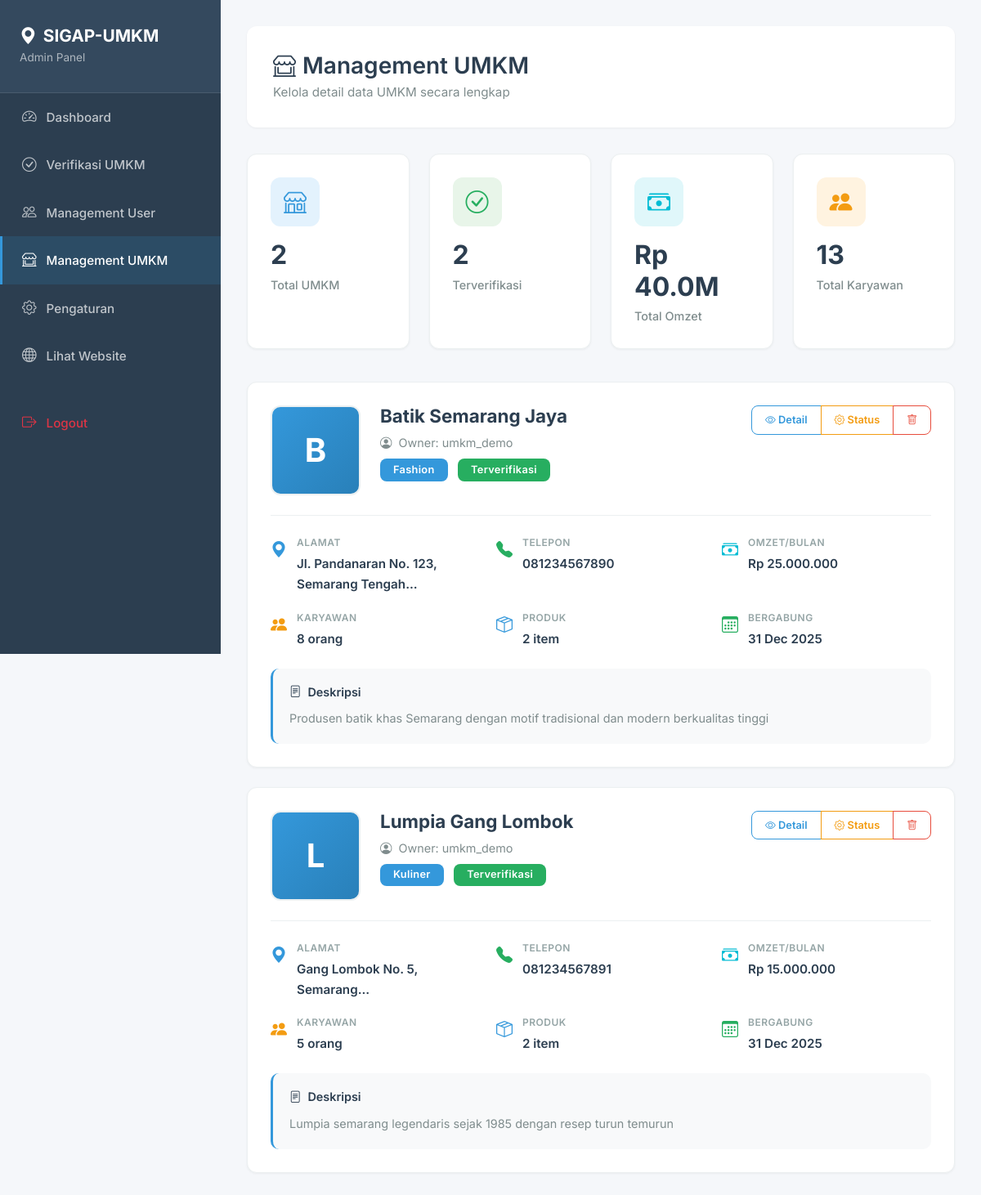
The page /admin/umkm-management.php (signed in) on the database its author committed.
### tables this page shows
CREATE TABLE umkm_data (
    id INT AUTO_INCREMENT PRIMARY KEY,
    user_id INT NOT NULL,
    nama_usaha VARCHAR(100) NOT NULL,
    kategori VARCHAR(50) NOT NULL,
    deskripsi TEXT,
    alamat TEXT NOT NULL,
    no_telepon VARCHAR(20) NULL,
    email VARCHAR(100) NULL,
    lat DECIMAL(10, 8),
    lng DECIMAL(11, 8),
    omzet_bulanan DECIMAL(15, 2),
    jumlah_karyawan INT DEFAULT 0,
    status_verifikasi ENUM('pending', 'terverifikasi', 'ditolak') DEFAULT 'pending',
    foto_usaha VARCHAR(255),
    created_at TIMESTAMP DEFAULT CURRENT_TIMESTAMP,
    updated_at TIMESTAMP DEFAULT CURRENT_TIMESTAMP ON UPDATE CURRENT_TIMESTAMP,
    FOREIGN KEY (user_id) REFERENCES users(id) ON DELETE CASCADE,
    INDEX idx_status (status_verifikasi),
    INDEX idx_lokasi (lat, lng),
    INDEX idx_kategori (kategori)
);

CREATE TABLE users (
    id INT AUTO_INCREMENT PRIMARY KEY,
    username VARCHAR(50) UNIQUE NOT NULL,
    password VARCHAR(255) NOT NULL,
    role ENUM('admin', 'umkm') NOT NULL DEFAULT 'umkm',
    foto_profil VARCHAR(255) NULL,
    no_telepon VARCHAR(20) NULL,
    created_at TIMESTAMP DEFAULT CURRENT_TIMESTAMP,
    updated_at TIMESTAMP DEFAULT CURRENT_TIMESTAMP ON UPDATE CURRENT_TIMESTAMP,
    INDEX idx_username (username)
);

### admin/umkm-management.php (the view, shortened to what this page needs)
<?php
$database = new Database();
$conn = $database->getConnection();
$query = "SELECT u.*, us.username, us.no_telepon as user_phone,
          (SELECT COUNT(*) FROM produk WHERE umkm_id = u.id) as jumlah_produk,
          (SELECT SUM(harga) FROM produk WHERE umkm_id = u.id) as total_nilai_produk
          FROM umkm_data u
          JOIN users us ON u.user_id = us.id
          ORDER BY u.created_at DESC";
$stmt = $conn->prepare($query);
$stmt->execute();
$umkm_list = $stmt->fetchAll();
$stats = [
    'total' => count($umkm_list),
    'pending' => count(array_filter($umkm_list, fn($u) => $u['status_verifikasi'] === 'pending')),
    'terverifikasi' => count(array_filter($umkm_list, fn($u) => $u['status_verifikasi'] === 'terverifikasi')),
    'ditolak' => count(array_filter($umkm_list, fn($u) => $u['status_verifikasi'] === 'ditolak')),
    'total_omzet' => array_sum(array_column($umkm_list, 'omzet_bulanan')),
    'total_karyawan' => array_sum(array_column($umkm_list, 'jumlah_karyawan'))
];
?>
<!DOCTYPE html>
<html lang="id">
<head>
    <link href="https://cdn.jsdelivr.net/npm/bootstrap@5.3.2/dist/css/bootstrap.min.css" rel="stylesheet">
    <link rel="stylesheet" href="https://cdn.jsdelivr.net/npm/bootstrap-icons@1.11.1/font/bootstrap-icons.css">
</head>
<body>
    <nav class="sidebar">
        <div class="sidebar-brand">
            <h4><i class="bi bi-geo-alt-fill me-2"></i>SIGAP-UMKM</h4>
            <small>Admin Panel</small>
        </div>
        <ul class="nav flex-column">
            <li class="nav-item">
                <a class="nav-link" href="index.php">
                    <i class="bi bi-speedometer2"></i>Dashboard
                </a>
            </li>
            <li class="nav-item">
                <a class="nav-link" href="verifikasi.php">
                    <i class="bi bi-check-circle"></i>Verifikasi UMKM
                </a>
            </li>
            <li class="nav-item">
                <a class="nav-link" href="users.php">
                    <i class="bi bi-people"></i>Management User
                </a>
            </li>
            <li class="nav-item">
                <a class="nav-link active" href="umkm-management.php">
                    <i class="bi bi-shop-window"></i>Management UMKM
                </a>
            </li>
            <li class="nav-item">
                <a class="nav-link" href="settings.php">
                    <i class="bi bi-gear"></i>Pengaturan
                </a>
            </li>
            <li class="nav-item">
                <a class="nav-link" href="../index.php">
                    <i class="bi bi-globe"></i>Lihat Website
                </a>
            </li>
            <li class="nav-item mt-4">
                <a class="nav-link text-danger" href="../auth/logout.php">
                    <i class="bi bi-box-arrow-right"></i>Logout
                </a>
            </li>
        </ul>
    </nav>
    <div class="content-wrapper">
        <div class="page-header">
            <h1><i class="bi bi-shop-window me-2"></i>Management UMKM</h1>
            <p>Kelola detail data UMKM secara lengkap</p>
        </div>
        <div class="row mb-4">
            <div class="col-md-3 mb-3">
                <div class="stats-card">
                    <div class="stats-icon bg-primary-light text-primary-custom">
                        <i class="bi bi-shop"></i>
                    </div>
                    <h3><?= $stats['total'] ?></h3>
                    <small>Total UMKM</small>
                </div>
            </div>
            <div class="col-md-3 mb-3">
                <div class="stats-card">
                    <div class="stats-icon bg-success-light text-success-custom">
                        <i class="bi bi-check-circle"></i>
                    </div>
                    <h3><?= $stats['terverifikasi'] ?></h3>
                    <small>Terverifikasi</small>
                </div>
            </div>
            <div class="col-md-3 mb-3">
                <div class="stats-card">
                    <div class="stats-icon bg-info-light text-info-custom">
                        <i class="bi bi-cash-stack"></i>
                    </div>
                    <h3>Rp <?= number_format($stats['total_omzet'] / 1000000, 1) ?>M</h3>
                    <small>Total Omzet</small>
                </div>
            </div>
            <div class="col-md-3 mb-3">
                <div class="stats-card">
                    <div class="stats-icon bg-warning-light text-warning-custom">
                        <i class="bi bi-people-fill"></i>
                    </div>
                    <h3><?= $stats['total_karyawan'] ?></h3>
                    <small>Total Karyawan</small>
                </div>
            </div>
        </div>
        <?php foreach ($umkm_list as $umkm): ?>
        <div class="umkm-card">
            <div class="umkm-header">
                <?php if ($umkm['foto_usaha']): ?>
                    <img src="../uploads/umkm_profile/<?= htmlspecialchars($umkm['foto_usaha']) ?>"
                         class="umkm-photo" alt="<?= htmlspecialchars($umkm['nama_usaha']) ?>">
                <?php else: ?>
                    <div class="umkm-photo-placeholder">
                        <?= strtoupper(substr($umkm['nama_usaha'], 0, 1)) ?>
                    </div>
                <?php endif; ?>
                <div class="flex-grow-1">
                    <div class="d-flex justify-content-between align-items-start">
                        <div>
                            <h4><?= htmlspecialchars($umkm['nama_usaha']) ?></h4>
                            <p class="text-muted mb-2">
                                <i class="bi bi-person-circle me-1"></i>
                                Owner: <?= htmlspecialchars($umkm['username']) ?>
                            </p>
                            <span class="badge bg-primary me-2"><?= htmlspecialchars($umkm['kategori']) ?></span>
                            <?php
                            $badge_class = [
                                'pending' => 'bg-warning',
                                'terverifikasi' => 'bg-success',
                                'ditolak' => 'bg-danger'
                            ];
                            ?>
                            <span class="badge <?= $badge_class[$umkm['status_verifikasi']] ?>">
                                <?= ucfirst($umkm['status_verifikasi']) ?>
                            </span>
                        </div>
                        <div class="btn-group">
                            <button class="btn btn-sm btn-outline-primary"
                                    data-bs-toggle="modal"
                                    data-bs-target="#detailModal<?= $umkm['id'] ?>">
                                <i class="bi bi-eye"></i> Detail
                            </button>
                            <button class="btn btn-sm btn-outline-warning"
                                    data-bs-toggle="modal"
                                    data-bs-target="#statusModal<?= $umkm['id'] ?>">
                                <i class="bi bi-gear"></i> Status
                            </button>
                            <button class="btn btn-sm btn-outline-danger"
                                    data-bs-toggle="modal"
                                    data-bs-target="#deleteModal<?= $umkm['id'] ?>">
                                <i class="bi bi-trash"></i>
                            </button>
                        </div>
                    </div>
                </div>
            </div>
            <div class="info-grid">
                <div class="info-item">
                    <i class="bi bi-geo-alt-fill text-primary-custom"></i>
                    <div>
                        <small>Alamat</small>
                        <strong><?= htmlspecialchars(substr($umkm['alamat'], 0, 40)) ?>...</strong>
                    </div>
                </div>
                <div class="info-item">
                    <i class="bi bi-telephone-fill text-success-custom"></i>
                    <div>
                        <small>Telepon</small>
                        <strong><?= $umkm['no_telepon'] ? htmlspecialchars($umkm['no_telepon']) : '-' ?></strong>
                    </div>
                </div>
                <div class="info-item">
                    <i class="bi bi-cash-stack text-info-custom"></i>
                    <div>
                        <small>Omzet/Bulan</small>
                        <strong>Rp <?= number_format($umkm['omzet_bulanan'], 0, ',', '.') ?></strong>
                    </div>
                </div>
                <div class="info-item">
                    <i class="bi bi-people-fill text-warning-custom"></i>
                    <div>
                        <small>Karyawan</small>
                        <strong><?= $umkm['jumlah_karyawan'] ?> orang</strong>
                    </div>
                </div>
                <div class="info-item">
                    <i class="bi bi-box-seam text-primary-custom"></i>
                    <div>
                        <small>Produk</small>
                        <strong><?= $umkm['jumlah_produk'] ?> item</strong>
                    </div>
                </div>
                <div class="info-item">
                    <i class="bi bi-calendar3 text-success-custom"></i>
                    <div>
                        <small>Bergabung</small>
                        <strong><?= date('d M Y', strtotime($umkm['created_at'])) ?></strong>
                    </div>
                </div>
            </div>
            <?php if ($umkm['deskripsi']): ?>
            <div class="detail-section">
                <h6><i class="bi bi-file-text me-2"></i>Deskripsi</h6>
                <p><?= htmlspecialchars($umkm['deskripsi']) ?></p>
            </div>
            <?php endif; ?>
        </div>
        <?php endforeach; ?>
    </div>
</body>
</html>

### admin/umkm-management.php (style rules this page uses)
* { font-family: 'Inter', sans-serif; margin: 0; padding: 0; box-sizing: border-box; }
body { background: #f5f7fa; min-height: 100vh; }
.sidebar { position: fixed; top: 0; left: 0; height: 100vh; width: 270px; background: #2c3e50; padding: 0; z-index: 1000; }
.sidebar-brand { padding: 2rem 1.5rem; background: #34495e; border-bottom: 1px solid rgba(255, 255, 255, 0.1); }
.sidebar-brand h4 { color: white; font-weight: 700; margin: 0; font-size: 1.3rem; }
.sidebar-brand small { color: rgba(255, 255, 255, 0.6); font-weight: 400; font-size: 0.85rem; }
.nav-link { color: rgba(255, 255, 255, 0.7); padding: 1rem 1.5rem; transition: all 0.3s; border-left: 3px solid transparent; font-weight: 500; font-size: 0.95rem; }
.nav-link.active { color: white; background: rgba(52, 152, 219, 0.15); border-left-color: #3498db; }
.nav-link i { font-size: 1.1rem; margin-right: 0.75rem; width: 20px; text-align: center; }
.content-wrapper { margin-left: 270px; padding: 2rem; min-height: 100vh; }
.page-header { background: white; padding: 2rem; border-radius: 12px; box-shadow: 0 1px 3px rgba(0, 0, 0, 0.05); margin-bottom: 2rem; }
.page-header h1 { font-weight: 600; font-size: 1.75rem; color: #2c3e50; margin-bottom: 0.25rem; }
.page-header p { color: #7f8c8d; margin: 0; font-size: 0.95rem; }
.stats-card { background: white; border-radius: 12px; padding: 1.75rem; box-shadow: 0 1px 3px rgba(0, 0, 0, 0.05); transition: all 0.3s; border: 1px solid #ecf0f1; height: 100%; }
.stats-icon { width: 60px; height: 60px; border-radius: 12px; display: flex; align-items: center; justify-content: center; font-size: 1.75rem; margin-bottom: 1rem; }
.stats-card h3 { font-weight: 700; font-size: 2rem; margin-bottom: 0.25rem; color: #2c3e50; }
.stats-card small { font-weight: 500; color: #7f8c8d; font-size: 0.9rem; }
.umkm-card { background: white; border-radius: 12px; padding: 1.75rem; box-shadow: 0 1px 3px rgba(0, 0, 0, 0.05); margin-bottom: 1.5rem; transition: all 0.3s; border: 1px solid #ecf0f1; }
.umkm-header { display: flex; gap: 1.5rem; margin-bottom: 1.5rem; }
.umkm-photo-placeholder { width: 110px; height: 110px; border-radius: 12px; background: linear-gradient(135deg, #3498db 0%, #2980b9 100%); display: flex; align-items: center; justify-content: center; color: white; font-size: 2.5rem; font-weight: 700; border: 2px solid #ecf0f1; }
.umkm-card h4 { font-weight: 700; font-size: 1.4rem; margin-bottom: 0.5rem; color: #2c3e50; }
.umkm-card .text-muted { color: #7f8c8d !important; font-size: 0.9rem; }
.info-grid { display: grid; grid-template-columns: repeat(auto-fit, minmax(200px, 1fr)); gap: 1.25rem; margin-top: 1.5rem; padding-top: 1.5rem; border-top: 1px solid #ecf0f1; }
.info-item { display: flex; align-items: flex-start; gap: 0.75rem; }
.info-item i { font-size: 1.25rem; margin-top: 0.15rem; }
.info-item small { display: block; font-weight: 600; font-size: 0.75rem; color: #95a5a6; margin-bottom: 0.25rem; text-transform: uppercase; letter-spacing: 0.5px; }
.info-item strong { font-weight: 600; color: #2c3e50; font-size: 0.95rem; }
.badge { padding: 0.45rem 1rem; border-radius: 8px; font-weight: 600; font-size: 0.8rem; letter-spacing: 0.3px; }
.badge.bg-primary { background: #3498db !important; }
.badge.bg-success { background: #27ae60 !important; }
.btn { padding: 0.6rem 1.25rem; border-radius: 8px; font-weight: 600; transition: all 0.3s; border: none; font-size: 0.875rem; }
.btn-sm { padding: 0.45rem 1rem; font-size: 0.8rem; }
.btn-outline-primary { border: 1.5px solid #3498db !important; color: #3498db; background: transparent; }
.btn-outline-warning { border: 1.5px solid #f39c12 !important; color: #f39c12; background: transparent; }
.btn-outline-danger { border: 1.5px solid #e74c3c !important; color: #e74c3c; background: transparent; }
.detail-section { background: #f8f9fa; padding: 1.25rem; border-radius: 10px; margin-top: 1.5rem; border-left: 3px solid #3498db; }
.detail-section h6 { font-weight: 600; color: #2c3e50; margin-bottom: 0.75rem; font-size: 0.9rem; }
.detail-section p { color: #7f8c8d; margin: 0; font-size: 0.9rem; line-height: 1.6; }
.text-primary-custom { color: #3498db; }
.text-success-custom { color: #27ae60; }
.text-warning-custom { color: #f39c12; }
.text-info-custom { color: #00bcd4; }
.bg-primary-light { background: #e3f2fd; }
.bg-success-light { background: #e8f5e9; }
.bg-warning-light { background: #fff3e0; }
.bg-info-light { background: #e0f7fa; }

### rows shown on the page
umkm_data: nama_usaha "B", nama_usaha "Batik Semarang Jaya", user.username "umkm_demo", kategori "Fashion", status_verifikasi "Terverifikasi", alamat "Jl. Pandanaran No. 123, Semarang Tengah", no_telepon "081234567890", omzet_bulanan "25.000.000", jumlah_karyawan "8", jumlah_produk "2", created_at "31 Dec 2025", deskripsi "Produsen batik khas Semarang dengan motif tradisional dan modern berkualitas tinggi"
umkm_data: nama_usaha "L", nama_usaha "Lumpia Gang Lombok", user.username "umkm_demo", kategori "Kuliner", status_verifikasi "Terverifikasi", alamat "Gang Lombok No. 5, Semarang", no_telepon "081234567891", omzet_bulanan "15.000.000", jumlah_karyawan "5", jumlah_produk "2", created_at "31 Dec 2025", deskripsi "Lumpia semarang legendaris sejak 1985 dengan resep turun temurun"

### other values the page prints
$stats['total'] "2"
$stats['terverifikasi'] "2"
$stats['total_omzet'] / 1000000 "40.0"
$stats['total_karyawan'] "13"
